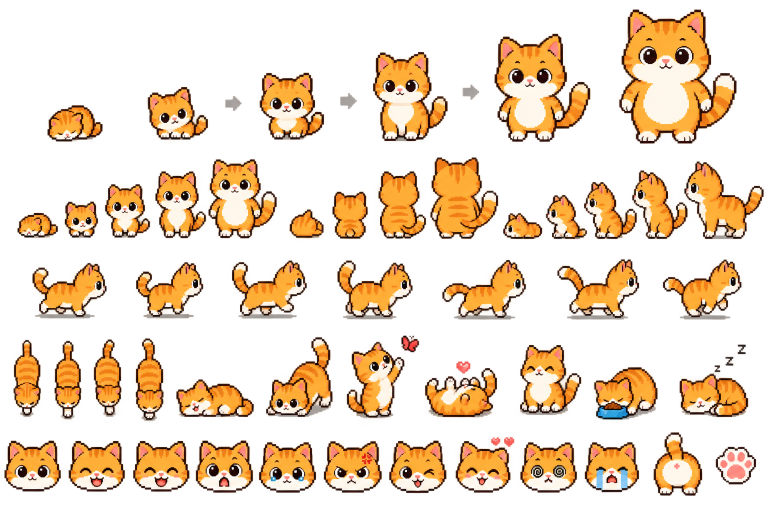
#> input picture gpt-assets/ChatGPT Image 2026年9月4日 00_35_05.png, 1536 x 1024 px (shown at 1/2 size)
$ python quantize.py '../../../../gpt-assets/ChatGPT Image 2026年9月4日 00_35_05.png' '../../../../gpt-assets/ChatGPT Image 2026年9月4日 00_37_00.png' 5 5
#> lines starting #> are read from the running program, lines starting #| are printed output that depends on the picture
#> in quantize, img is the input picture: PIL image 1536x1024 RGBA; mean R, G, B, A 156.3, 108.9, 61.2, 80.7
#!/usr/bin/env python3
"""
pixel-pet-sprite-workflow — mmx 图量化到 sprite 尺寸（纯 PIL，通用）

用法：python3 quantize.py <输入图> <输出图> [宽] [高]
  例：python3 quantize.py tmp-fox-concept/fox-kid_001.jpg tmp-fox-concept/fox-kid-quant.png 36 38

要点：
  - 8x LANCZOS 放大 → 24 色 MEDIANCUT 量化 → NEAREST 缩小（保留细节、像素干净）
  - 自动检测背景色并去除（目标尺寸外区域透明）
  - 24 色量化后 mmx 深色眼/嘴常被合并进身体主色 → 脸由差分脚本程序绘制（勿用 mmx 量化的脸）
"""
import sys
from pathlib import Path
from PIL import Image


def detect_bbox(img, tolerance=25):
    """从四角检测背景色，找到非背景区域 bbox。返回 ((x0,y0,x1,y1), bg_color)"""
#> called with tolerance = 25
    rgb = img.convert("RGB")
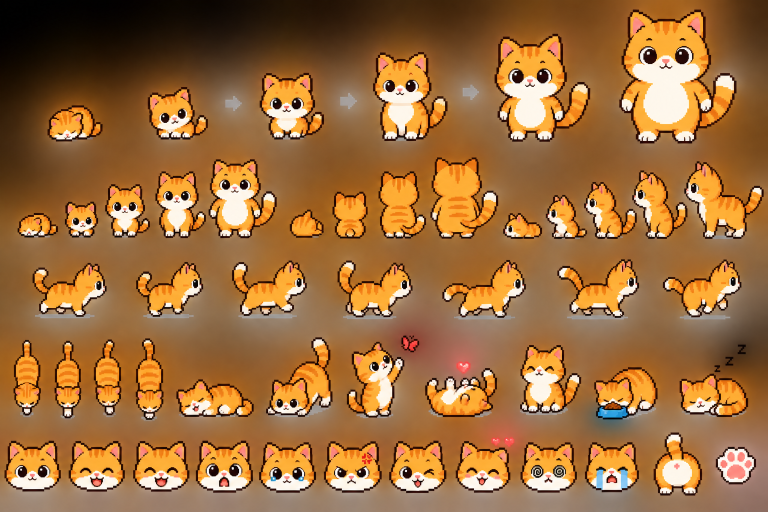
#> rgb: PIL image 1536x1024 RGB (shown at 1/2 size); mean R, G, B 156.3, 108.9, 61.2
    w, h = rgb.size
#> w = 1536; h = 1024
    px = rgb.load()
    corners = [px[0, 0], px[w-1, 0], px[0, h-1], px[w-1, h-1]]
#> corners = [(1, 1, 1), (68, 43, 14), (152, 127, 109), (139, 109, 99)]
    bg = tuple(sum(c[i] for c in corners) // 4 for i in range(3))
#> bg = (90, 70, 55)
    min_x, min_y, max_x, max_y = w, h, 0, 0
#> min_x = 1536; min_y = 1024; max_x = 0; max_y = 0
    for y in range(h):
        for x in range(w):
            if sum(abs(px[x, y][i] - bg[i]) for i in range(3)) > tolerance * 3:
                min_x, min_y = min(min_x, x), min(min_y, y)
                max_x, max_y = max(max_x, x), max(max_y, y)
    return (min_x, min_y, max_x + 1, max_y + 1), bg


def quantize(src_path, out_path, target_w, target_h, margin_ratio=0.03, colors=24):
    img = Image.open(src_path).convert("RGBA")
    bbox, bg = detect_bbox(img)
#> bbox = (0, 0, 1536, 1024); bg = (90, 70, 55)
    bw, bh = bbox[2] - bbox[0], bbox[3] - bbox[1]
#> bw = 1536; bh = 1024
    mx, my = int(bw * margin_ratio), int(bh * margin_ratio)
#> mx = 46; my = 30
    crop = img.crop((max(0, bbox[0] - mx), max(0, bbox[1] - my),
                     min(img.width, bbox[2] + mx), min(img.height, bbox[3] + my)))
    # 补成正方形（居中）
    side = max(crop.size)
#> side = 1536
    square = Image.new("RGBA", (side, side), bg + (255,))
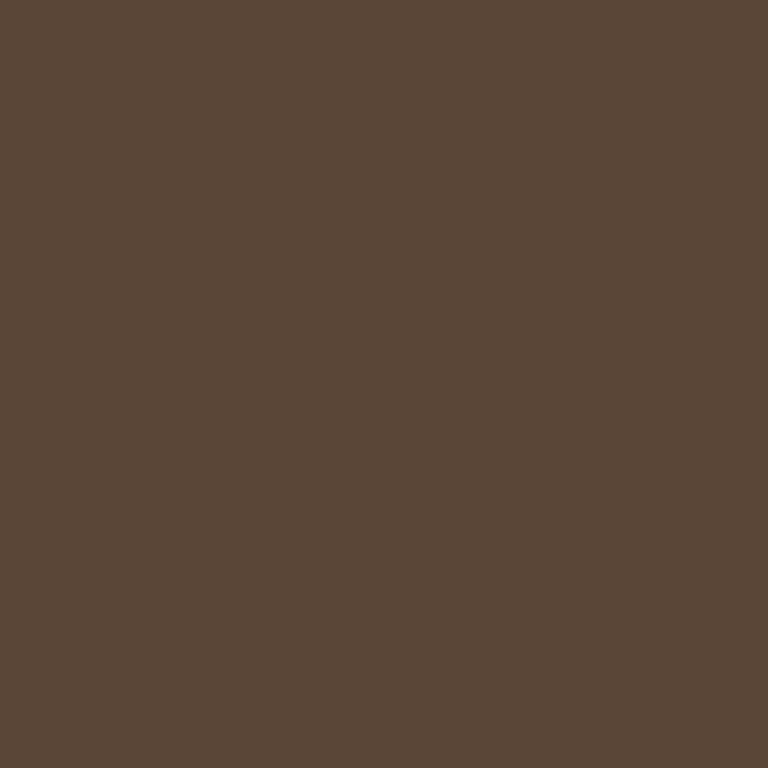
#> square: PIL image 1536x1536 RGBA (shown at 1/2 size); mean R, G, B, A 90, 70, 55, 255
    square.paste(crop, ((side - crop.width) // 2, (side - crop.height) // 2))
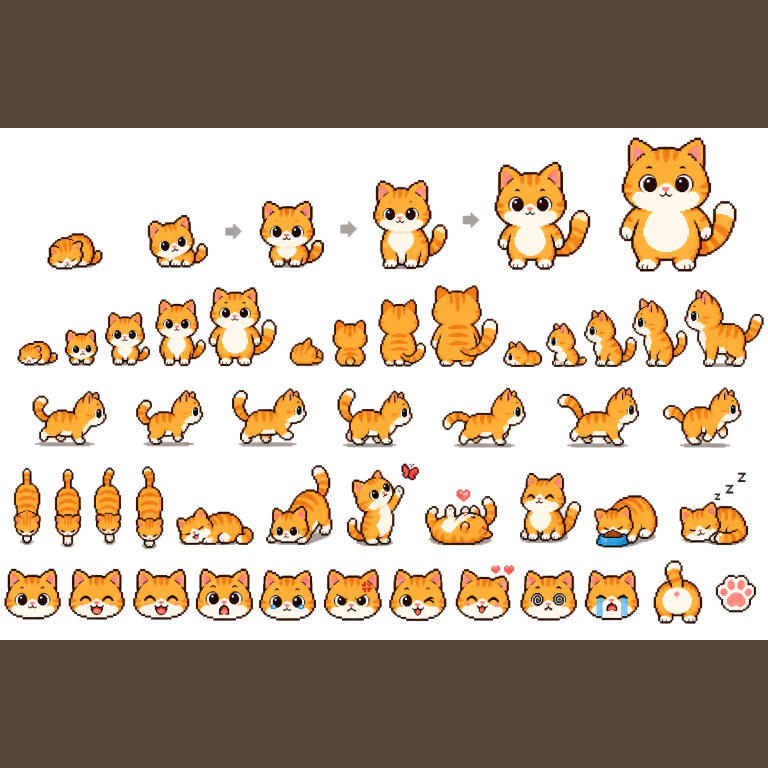
#> square: PIL image 1536x1536 RGBA (shown at 1/2 size); mean R, G, B, A 134.2, 95.9, 59.1, 138.8; transparent parts drawn white
    # 8x 放大 → 量化 → NEAREST 缩小
    big = square.resize((target_w * 8, target_h * 8), Image.LANCZOS)
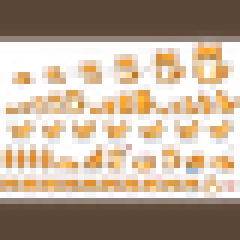
#> big: PIL image 40x40 RGBA (shown 6 times larger); mean R, G, B, A 118.9, 87.1, 59.6, 138.4; transparent parts drawn white
    bg_rgb = Image.new("RGB", big.size, bg)
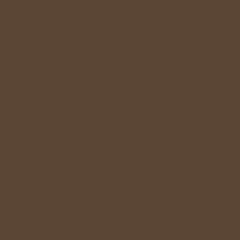
#> bg_rgb: PIL image 40x40 RGB (shown 6 times larger); mean R, G, B 90, 70, 55
    bg_rgb.paste(big, mask=big.split()[3])
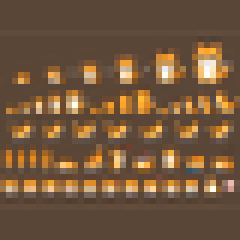
#> bg_rgb: PIL image 40x40 RGB (shown 6 times larger); mean R, G, B 114.7, 86.7, 60.8
    q = bg_rgb.quantize(colors=colors, method=Image.Quantize.MEDIANCUT, dither=Image.Dither.NONE)
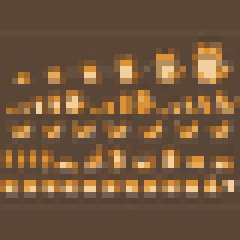
#> q: PIL image 40x40 P (shown 6 times larger); mean R, G, B 114.2, 86.3, 60.3
    final = q.convert("RGBA").resize((target_w, target_h), Image.NEAREST)
    final.save(out_path)
    print(f"saved {out_path} ({target_w}x{target_h})")
    return out_path


if __name__ == '__main__':
    if len(sys.argv) < 5:
        print(__doc__)
        sys.exit(1)
    src, out = sys.argv[1], sys.argv[2]
    w, h = int(sys.argv[3]), int(sys.argv[4])
    quantize(src, out, w, h)

$ run again, on gpt-assets/ChatGPT Image 2026年9月4日 07_13_09.png
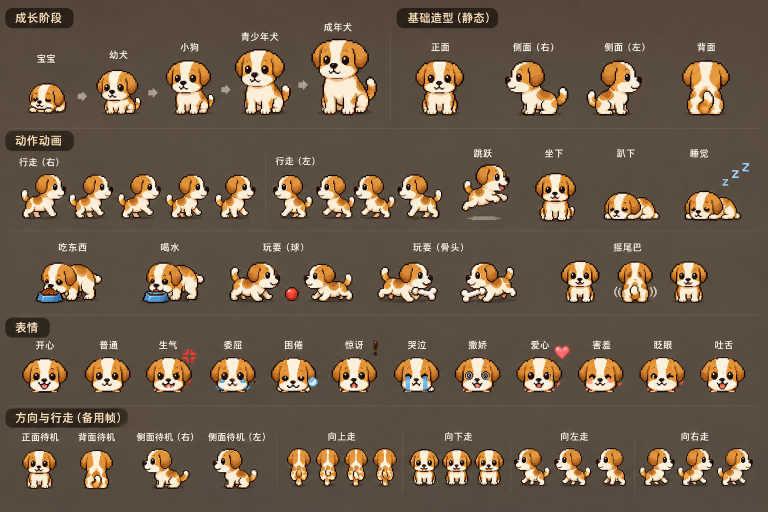
#> input picture gpt-assets/ChatGPT Image 2026年9月4日 07_13_09.png, 1536 x 1024 px (shown at 1/2 size)
#> in detect_bbox, rgb is the input picture: PIL image 1536x1024 RGB; mean R, G, B 109.2, 91.6, 73.8
#> corners = [(80, 70, 57), (86, 74, 60), (89, 76, 68), (89, 78, 68)]
#> in detect_bbox, `bg = tuple(sum(c[i] for c in corners) // 4 for i in range(3))`: bg = (86, 74, 63)
#> in quantize, `bbox, bg = detect_bbox(img)`: bbox = (11, 16, 1506, 979); bg = (86, 74, 63)
#> bw = 1495; bh = 963
#> mx = 44; my = 28
#> in quantize, `square.paste(crop, ((side - crop.width) // 2, (side - crop.height) // ..`:
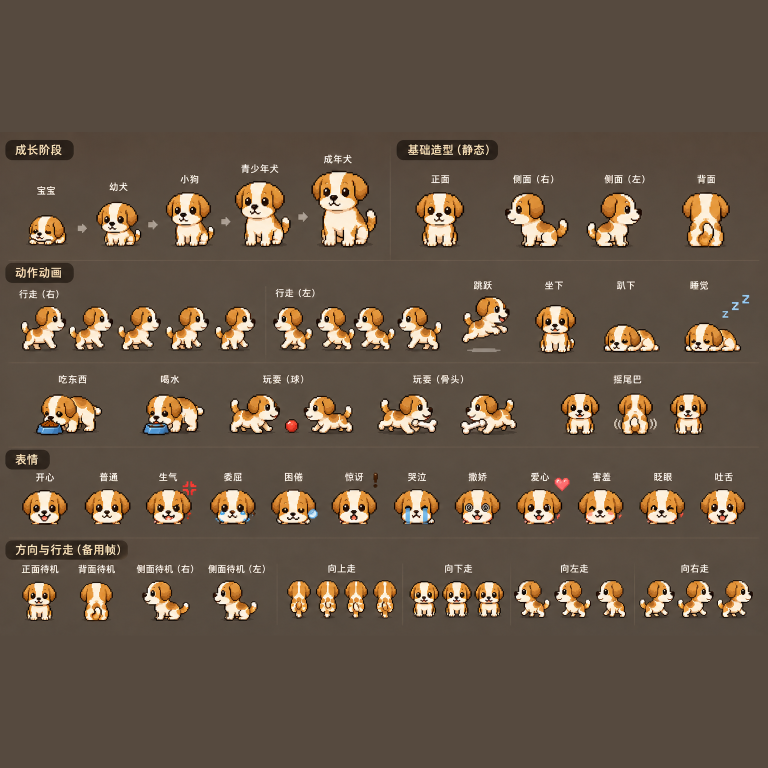
#> square: PIL image 1536x1536 RGBA (shown at 1/2 size); mean R, G, B, A 101.5, 85.7, 70.2, 255
#> in quantize, `q = bg_rgb.quantize(colors=colors, method=Image.Quantize.MEDIANCUT, di..`:
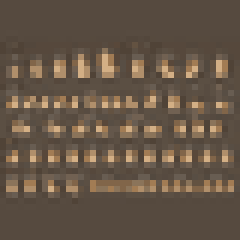
#> q: PIL image 40x40 P (shown 6 times larger); mean R, G, B 101, 85.5, 70.3

$ run again, on gpt-assets/Same_exact_orange_tabby_cat_fr_2026-09-04T06-00-09.png
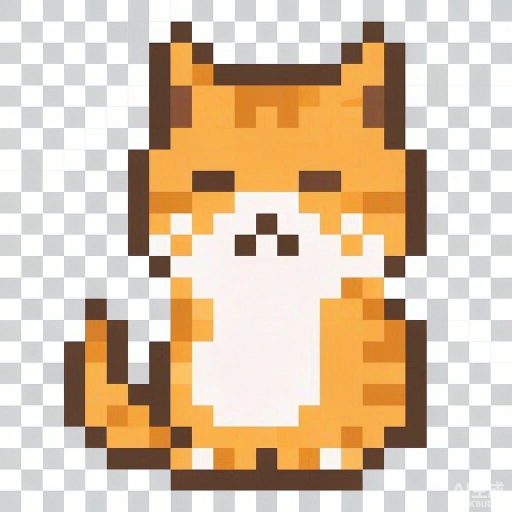
#> input picture gpt-assets/Same_exact_orange_tabby_cat_fr_2026-09-04T06-00-09.png, 1024 x 1024 px (shown at 1/2 size)
#> in detect_bbox, rgb is the input picture: PIL image 1024x1024 RGB; mean R, G, B 217.2, 195.8, 170.5
#> corners = [(207, 209, 211), (203, 209, 210), (207, 211, 212), (253, 255, 254)]
#> in detect_bbox, `bg = tuple(sum(c[i] for c in corners) // 4 for i in range(3))`: bg = (217, 221, 221)
#> in quantize, `bbox, bg = detect_bbox(img)`: bbox = (0, 0, 1024, 1024); bg = (217, 221, 221)
#> bw = 1024
#> mx = 30
#> in quantize, `q = bg_rgb.quantize(colors=colors, method=Image.Quantize.MEDIANCUT, di..`:
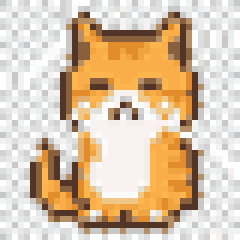
#> q: PIL image 40x40 P (shown 6 times larger); mean R, G, B 217.2, 195.6, 169.8
